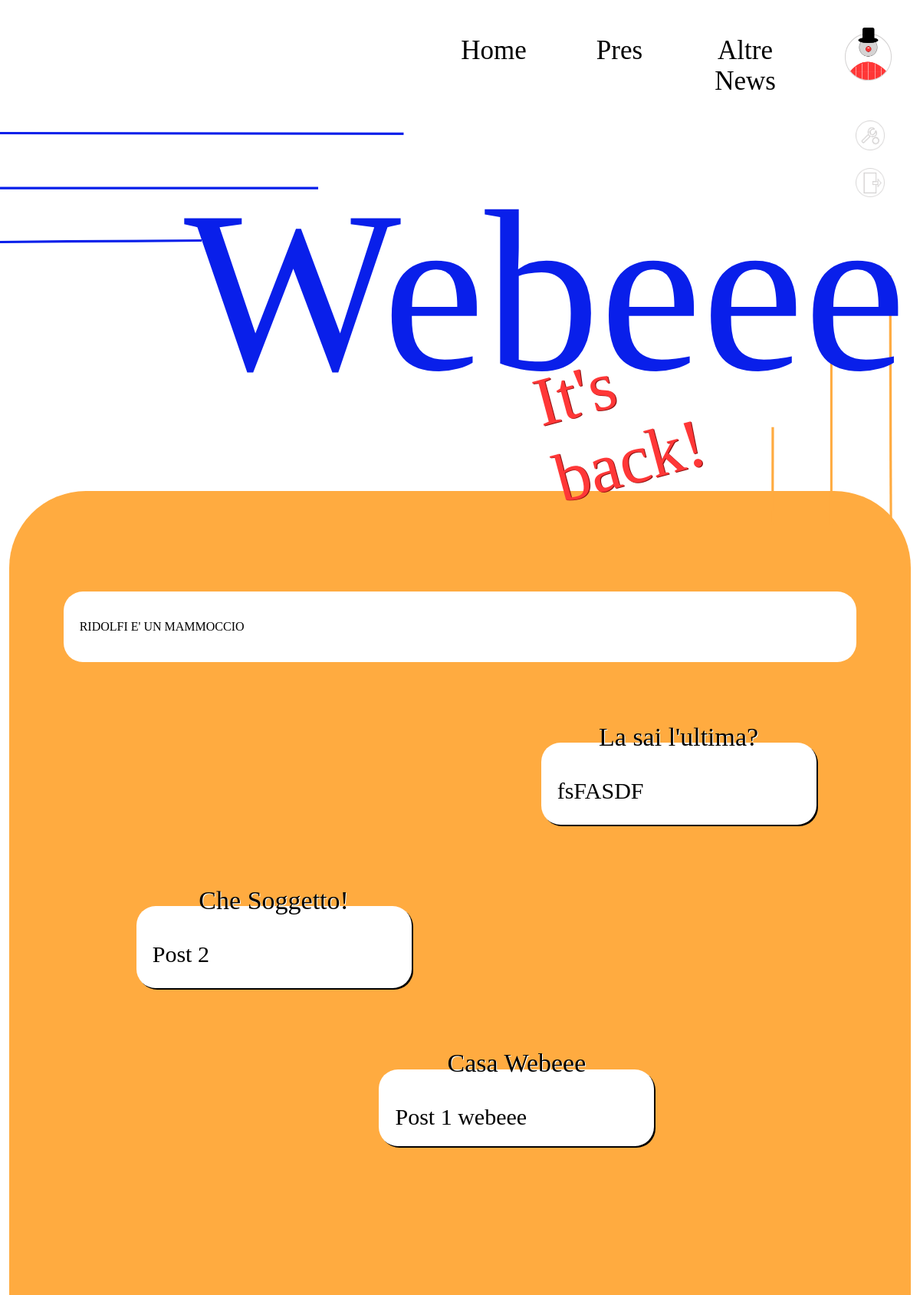
The app's page /h with its own data.
### blog/models.py (models this page shows, shortened)
class PresPost(db.Model):
    id = db.Column(db.Integer, primary_key=True)
    user_id = db.Column(db.Integer(), db.ForeignKey('user.id'), nullable=False)
    created_at = db.Column(db.DateTime, default=datetime.now)
    title = db.Column(db.String(120), nullable=False)
    slug = db.Column(db.String(250))
    description = db.Column(db.String(120))
    body1 = db.Column(db.Text, nullable=False)
    body2 = db.Column(db.Text)
    body3 = db.Column(db.Text)
    body4 = db.Column(db.Text)
    testimonial = db.Column(db.Text)
    testimonial2 = db.Column(db.Text)
    cover = db.Column(db.String(120))
    image1 = db.Column(db.String(120))
    image2 = db.Column(db.String(120))
    image3 = db.Column(db.String(120))

class Wpost(db.Model):
    id = db.Column(db.Integer, primary_key=True)
    user_id = db.Column(db.Integer(), db.ForeignKey('user.id'), nullable=False)
    created_at = db.Column(db.DateTime, default=datetime.now)
    title = db.Column(db.String(120), nullable=False)
    slug = db.Column(db.String(250))
    description = db.Column(db.String(120))
    body1 = db.Column(db.Text, nullable=False)
    testimonial = db.Column(db.Text)
    body2 = db.Column(db.Text)
    cover = db.Column(db.String(120))
    image1 = db.Column(db.String(120))

### blog/routes.py (the view)
@app.route("/h")
def home():
    from random import randint
    LAST_W = Wpost.query.all()[-1]
    LAST = PresPost.query.all()[-1]
    first = PresPost.query.first()
    rand_n = randint(first.id, (LAST.id-1))
    RANDOM = PresPost.query.filter_by(id=rand_n).first()
    return render_template("home.html", last=LAST, random=RANDOM, last_w=LAST_W)

### blog/templates/home.html (shortened to what this page needs)
{% if request.path == "/" %}
    <h1>WEBEEEE</h1>
    <br>
    <h2>-Home-</h2>
    <br>
    <h4>EHY, QUESTO SITO E' IN MUTANDE!</h4>
    <h5>Il nuovo progetto è ancora in fase di lavorazione, ma il team di webeee promette
        di essere costante nello sviluppo e nel miglioramento di questo fantasico blog.</h5>
    <h6>Nel frattempo, cerca di indovinare la password per diventare un vero <i>hackerino</i> :)</h6>
    <form action="password" method="post">
        <input type="password" name="pw_input">
        <br>
        <input type="submit" value="Check password" id="password">
        <br>
        {% for message in get_flashed_messages() %}
            <p>{{message}}</p>
        {% endfor %}
    </form>
{% else %}
    {% extends "base.html" %}
    {% block content %}
<div class="PAGE">
    <img class="background"
        src=" {{ url_for('static', filename='img/build/home_back.png') }} " alt="BACKGROUND">
    <div class="title-container">
        <div class="title-main">Webeee</div>
        <div class="moving-subtitle">It's back!</div>
    </div>
    <div class="page-section">
        <div class="desc-frame s-white">
            <p>RIDOLFI E' UN MAMMOCCIO</p>
        </div>
        <div class="section table-y">
            <a class="frame f1"
            href="{{ url_for('pres_article', post_slug=last.slug) }}">
                <p class="frame-type">La sai l'ultima?</p>
                <div class="section table-x">
                    <div class="frame-title">{{last.title}}</div>
                </div>
            </a>
            <a class="frame f2"
            href="{{ url_for('pres_article', post_slug=random.slug) }}">
                <p class="frame-type">Che Soggetto!</p>
                <div class="section table-x">
                    <div class="frame-title">{{random.title}}</div>
                </div>
            </a>
            <a class="frame f3"
            href="{{ url_for('webeee_article', post_slug=last_w.slug) }}">
                <p class="frame-type">Casa Webeee</p>
                <div class="frame-title" href="#">{{last_w.title}} </div>
            </a>
        </div>
    </div>
</div>
    {% endblock %}
{% endif %}

### blog/static/style.css (style rules this page uses)
:root { --font_webeee: "SHELMAN"; --font_back: "Freehand575 BT"; --font_title: "Forte"; --font-account: "CASMIRA"; --font_menu: "Mistral"; --font_error: "Chiller"; --font_desc1: "Freehand521 BT"; --font_text: "Gabriola"; --font_bold: "JOAN"; --text_primary_color: black; --text_secondary_color: white; --ambeee: #FFAB40; --ambeee2: #B87711; --blueee: #091FEA; --blueee2: #1E1EB7; --red: #FF3737; --red2: #8F1111; --back_primary: white; --back_secondary: black; }
body { margin: 0; }
@media screen and (min-width: 1024px) { a { text-decoration: none; color: var(--text_primary_color); } }
@media screen and (min-width: 1024px) { .background { width: 97%; margin-top: 2%; } }
@media screen and (min-width: 1024px) { .title-container { position: absolute; width: 60%; margin: -40% 20%; } }
@media screen and (min-width: 1024px) { .title-main { font-family: var(--font_webeee); color: var(--blueee); font-size: 300px; text-align: center; } }
@media screen and (min-width: 1024px) { .moving-subtitle { font-size: 90px; font-family: var(--font_back); color: var(--red); text-shadow: 1px 1px 0px #8F1111; width: 30%; margin: -15% 0 0 65%; transform: rotate(345deg); animation-name: ItsBack; animation-duration: 1.5s; animation-iteration-count: infinite; animation-timing-function: linear; } }
@media screen and (min-width: 1024px) { .page-section { margin: -4% 1%; border-radius: 100px 100px 0 0; background-color: var(--ambeee); padding: 10% 5%; } }
@media screen and (min-width: 1024px) { .section { margin: 2% 0; } }
@media screen and (min-width: 1024px) { .desc-frame { margin: 1%; padding: 2%; border-radius: 25px; background-color: var(--back_primary); } }
@media screen and (min-width: 1024px) { .frame { width: 30%; margin: 1%; padding: 2%; border-radius: 25px; background-color: var(--back_primary); box-shadow: 2px 2px 0 var(--back_secondary); text-decoration: none; } }
@media screen and (min-width: 1024px) { .f1 { margin: 8% 10% 5% 60%; } }
@media screen and (min-width: 1024px) { .f2 { margin: 5% 60% 5% 10%; } }
@media screen and (min-width: 1024px) { .f3 { margin: 5% 30% 5% 40%; } }
@media screen and (min-width: 1024px) { .frame-type { margin-top: -15%; text-align: center; font-size: 34px; font-family: var(--font_title); color: var(--text_primary_color); text-shadow: 1px 1px 0 var(--text_secondary_color); } }
@media screen and (min-width: 1024px) { .frame-title { font-size: 30px; font-family: var(--font_text); text-decoration: none; color: var(--text_primary_color); } }
@media screen and (min-width: 1024px) { .table-x { display: flex; flex-direction: row; } }
@media screen and (min-width: 1024px) { .table-y { display: flex; flex-direction: column; } }

### records on screen
PresPost: title "fsFASDF"
PresPost: title "Post 2"
Wpost: title "Post 1 webeee"
